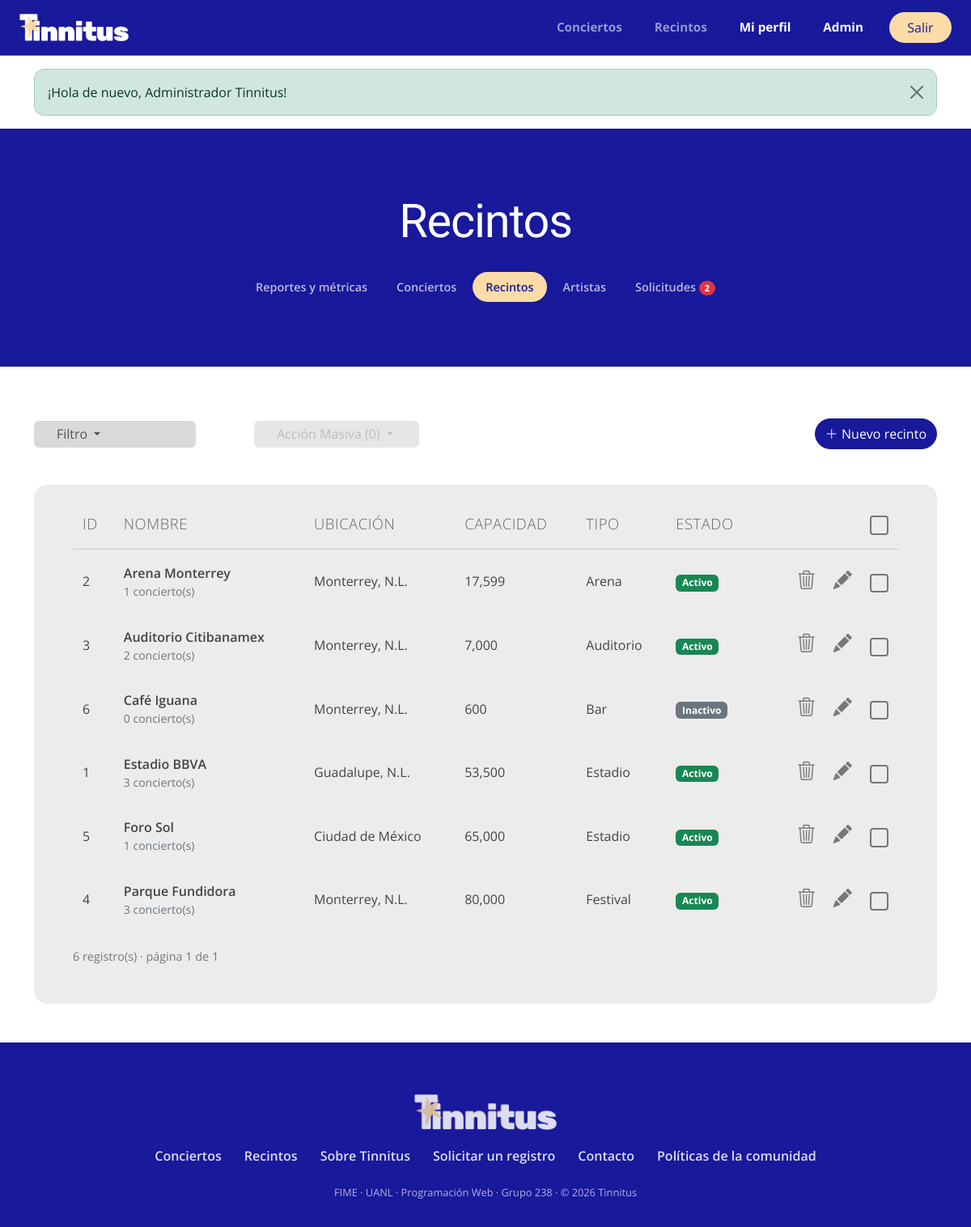
Screenshot of /admin-venues.php (signed in) with the database file from the repository.
### tables this page shows
CREATE TABLE recintos (
    id         INT UNSIGNED AUTO_INCREMENT PRIMARY KEY,
    nombre     VARCHAR(120) NOT NULL,
    ciudad     VARCHAR(80)  NOT NULL,
    capacidad  INT UNSIGNED NOT NULL,
    tipo       ENUM('Estadio','Arena','Auditorio','Foro','Festival','Bar') NOT NULL,
    estado     ENUM('activo','inactivo') NOT NULL DEFAULT 'activo',
    CONSTRAINT chk_capacidad CHECK (capacidad BETWEEN 1 AND 200000),
    CONSTRAINT uq_recinto UNIQUE (nombre, ciudad)
);

### includes/db.php (called while the page is built, shortened)
<?php
function db(): PDO
{
    static $pdo = null;
    if ($pdo === null) {
        $dsn = 'mysql:host=' . DB_HOST . ';port=' . DB_PORT . ';dbname=' . DB_NAME . ';charset=utf8mb4';
        $pdo = new PDO($dsn, DB_USER, DB_PASS, [
            PDO::ATTR_ERRMODE            => PDO::ERRMODE_EXCEPTION,
            PDO::ATTR_DEFAULT_FETCH_MODE => PDO::FETCH_ASSOC,
            PDO::ATTR_EMULATE_PREPARES   => false,
        ]);
    }
    return $pdo;
}
function q(string $sql, array $params = []): PDOStatement
{
    $stmt = db()->prepare($sql);
    $stmt->execute($params);
    return $stmt;
}

### includes/auth.php (called while the page is built, shortened)
<?php
require_once __DIR__ . '/db.php';
function url(string $path = ''): string
{
    return BASE_URL . '/' . ltrim($path, '/');
}
function e(?string $text): string
{
    return htmlspecialchars($text ?? '', ENT_QUOTES, 'UTF-8');
}
function paginar(int $total, int $porPagina): array
{
    $paginas = max(1, (int) ceil($total / $porPagina));
    $pagina = min(max(1, (int) ($_GET['pagina'] ?? 1)), $paginas);
    return [$pagina, $paginas, ($pagina - 1) * $porPagina];
}

### admin-venues.php (the view, shortened to what this page needs)
<?php
require_once __DIR__ . '/includes/auth.php';
$buscar = trim($_GET['buscar'] ?? '');
$filtroTipo = in_array($_GET['tipo'] ?? '', TIPOS_RECINTO, true) ? $_GET['tipo'] : '';
$filtroEstado = in_array($_GET['estado'] ?? '', ['activo', 'inactivo'], true) ? $_GET['estado'] : '';
$cond = [];
$params = [];
$where = $cond ? 'WHERE ' . implode(' AND ', $cond) : '';
$total = (int) q("SELECT COUNT(*) FROM recintos r $where", $params)->fetchColumn();
[$pagina, $paginas, $offset] = paginar($total, 10);
$recintos = q("SELECT r.*, COUNT(c.id) AS conciertos FROM recintos r
               LEFT JOIN conciertos c ON c.recinto_id = r.id
               $where GROUP BY r.id ORDER BY r.nombre LIMIT 10 OFFSET $offset", $params)->fetchAll();
require __DIR__ . '/includes/header.php';
require __DIR__ . '/includes/admin-nav.php';
?>
<div class="container">
    <div class="admin-toolbar">
        <div class="dropdown">
            <button class="btn btn-gray dropdown-toggle" type="button" data-bs-toggle="dropdown" data-bs-auto-close="outside">
                Filtro<?= ($buscar || $filtroTipo || $filtroEstado) ? ' (activo)' : '' ?>
            </button>
        </div>
        <div class="dropdown">
            <button class="btn btn-gray dropdown-toggle" type="button" data-bs-toggle="dropdown" id="btn-masiva" disabled>
                Acción Masiva (<span id="sel-count">0</span>)
            </button>
        </div>
        <div class="extra">
            <button class="btn btn-indigo" type="button" data-nuevo><i class="bi bi-plus-lg"></i> Nuevo recinto</button>
        </div>
    </div>
    <div class="card-table mb-5">
        <div class="table-responsive">
            <table class="table align-middle" id="tabla">
                <thead>
                    <tr>
                        <th>ID</th><th>Nombre</th><th>Ubicación</th><th>Capacidad</th><th>Tipo</th><th>Estado</th>
                        <th class="acciones"><input class="form-check-input" type="checkbox" id="check-all" aria-label="Seleccionar todos"></th>
                    </tr>
                </thead>
                <tbody>
                <?php foreach ($recintos as $r):
                    $json = json_encode(['id' => $r['id'], 'nombre' => $r['nombre'], 'ciudad' => $r['ciudad'], 'capacidad' => $r['capacidad'], 'tipo' => $r['tipo'], 'estado' => $r['estado']]); ?>
                    <tr data-id="<?= $r['id'] ?>">
                        <td><?= $r['id'] ?></td>
                        <td class="fw-semibold"><a class="text-reset text-decoration-none" href="<?= url('recinto.php?id=' . $r['id']) ?>" title="Ver página pública"><?= e($r['nombre']) ?></a><div class="small text-secondary fw-normal"><?= $r['conciertos'] ?> concierto(s)</div></td>
                        <td><?= e($r['ciudad']) ?></td>
                        <td><?= number_format($r['capacidad']) ?></td>
                        <td><?= e($r['tipo']) ?></td>
                        <td><?= $r['estado'] === 'activo' ? '<span class="badge text-bg-success">Activo</span>' : '<span class="badge text-bg-secondary">Inactivo</span>' ?></td>
                        <td class="acciones">
                            <button class="btn-tool btn-eliminar" data-nombre="<?= e($r['nombre']) ?>" title="Eliminar" aria-label="Eliminar"><i class="bi bi-trash3"></i></button>
                            <button class="btn-tool btn-editar" data-json='<?= e($json) ?>' title="Editar" aria-label="Editar"><i class="bi bi-pencil-fill"></i></button>
                            <input class="form-check-input row-check" type="checkbox" value="<?= $r['id'] ?>" aria-label="Seleccionar">
                        </td>
                    </tr>
                <?php endforeach; ?>
                </tbody>
            </table>
        </div>
        <div class="pie">
            <span><?= $total ?> registro(s) · página <?= $pagina ?> de <?= $paginas ?></span>
        </div>
    </div>
</div>
<?php require __DIR__ . '/includes/footer.php'; ?>

### assets/css/styles.css (style rules this page uses)
:root { --tn-indigo: #18199b; --tn-indigo-dark: #18199b; --tn-peach: #fbdba7; --tn-star: #f5c242; --tn-card: #ececec; --tn-box: #d9d9d9; --tn-text: #111111; --tn-muted: #7a7a7a; --bs-primary: #18199b; --bs-primary-rgb: 24, 25, 155; --bs-link-color: #18199b; --bs-link-color-rgb: 24, 25, 155; }
body { font-family: 'Open Sans', system-ui, sans-serif; background: #fff; color: var(--tn-text); min-height: 100vh; display: flex; flex-direction: column; }
a { color: var(--tn-indigo); }
.btn { border-radius: 999px; }
.btn-indigo, .btn-primary { background: var(--tn-indigo); border-color: var(--tn-indigo); color: #fff; }
.btn-gray { background: var(--tn-box); color: #555; border: none; border-radius: 6px; padding: .3rem 2rem .3rem 1.75rem; text-align: left; min-width: 200px; }
.btn-gray:disabled { background: var(--tn-box); color: #9a9a9a; }
.admin-toolbar { display: flex; flex-wrap: wrap; align-items: center; gap: 1rem 4.5rem; margin: 4rem 0 2.75rem; }
.admin-toolbar .extra { margin-left: auto; display: flex; gap: .75rem; flex-wrap: wrap; }
.card-table { background: var(--tn-card); border-radius: 16px; padding: 1rem 1rem 2rem; }
@media (min-width: 1200px) { .card-table { padding: 1rem 3rem 3rem; } }
.card-table .table { --bs-table-bg: transparent; margin-bottom: 0; }
.card-table thead th { font-weight: 300; color: #666; font-size: 1.15rem; letter-spacing: .03em; text-transform: uppercase; border-bottom: 1px solid #c8c8c8; padding: 1.1rem .75rem; white-space: nowrap; }
.card-table tbody td { border: none; padding: 1.05rem .75rem; color: #444; }
.card-table .acciones { white-space: nowrap; text-align: right; }
.btn-tool { background: none; border: none; color: #777; font-size: 1.45rem; padding: 0 .55rem; line-height: 1; }
.card-table .form-check-input { width: 1.45rem; height: 1.45rem; border: 2px solid #777; border-radius: 4px; background-color: transparent; vertical-align: middle; margin: 0 0 0 .55rem; }
.card-table .pie { color: #777; font-size: .9rem; padding-top: 1.25rem; display: flex; justify-content: space-between; flex-wrap: wrap; gap: .5rem; }

### rows the page displays
recintos: id "2", nombre "Arena Monterrey", conciertos "1", ciudad "Monterrey, N.L.", capacidad "17,599", tipo "Arena", estado "Activo"
recintos: id "3", nombre "Auditorio Citibanamex", conciertos "2", ciudad "Monterrey, N.L.", capacidad "7,000", tipo "Auditorio", estado "Activo"
recintos: id "6", nombre "Café Iguana", conciertos "0", ciudad "Monterrey, N.L.", capacidad "600", tipo "Bar", estado "Inactivo"
recintos: id "1", nombre "Estadio BBVA", conciertos "3", ciudad "Guadalupe, N.L.", capacidad "53,500", tipo "Estadio", estado "Activo"
recintos: id "5", nombre "Foro Sol", conciertos "1", ciudad "Ciudad de México", capacidad "65,000", tipo "Estadio", estado "Activo"
recintos: id "4", nombre "Parque Fundidora", conciertos "3", ciudad "Monterrey, N.L.", capacidad "80,000", tipo "Festival", estado "Activo"

### other values shown
$f['message'] "¡Hola de nuevo, Administrador Tinnitus!"
$adminTitle "Recintos"
$label "Reportes y métricas"
$label "Conciertos"
$label "Recintos"
$label "Artistas"
$label "Solicitudes"
$solicitudesPendientes "2"
$total "6"
$pagina "1"
$paginas "1"
